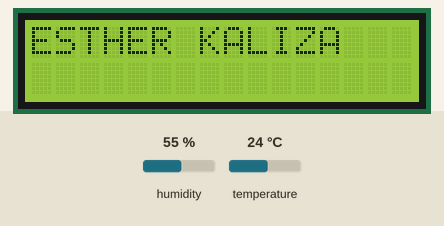
Bench run of a sketch on a simulated Arduino Uno, built with avr-gcc and run on an emulated ATmega328P. Shown: 16×2 character LCD. The test bench sets the inputs (shaded band); at power-on: humidity 55 %, temperature 24 °C. What the sketch prints to the serial monitor is not drawn.

Above: at 1.2 s.
1.3 s: humidity set to 22 %
At 2.4 s:
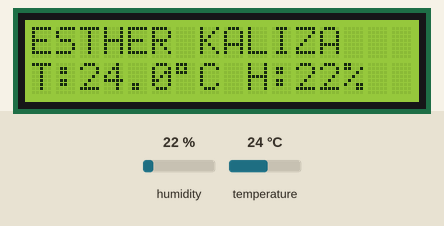
6.6 s: temperature set to 12 °C
At 10.9 s:
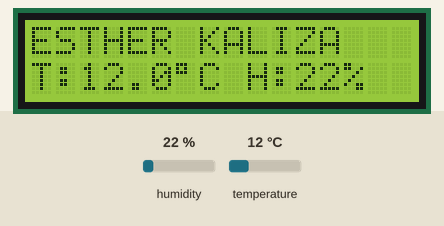
11.9 s: humidity set to 40 %
At 15.1 s:
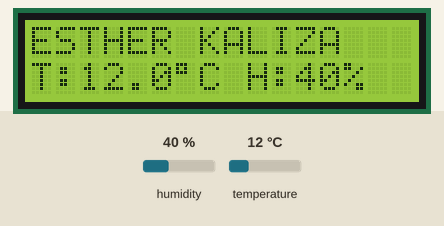
17.2 s: temperature set to 19 °C
At 19.4 s:
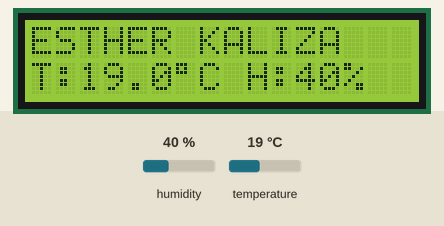
Timing chart, 0 to 20.9 s (numbered marks = the images above; inputs shaded):
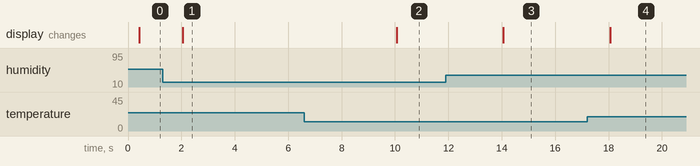

The sketch:

TemperatureSensor.ino
```cpp
#include <Wire.h>
#include <LiquidCrystal_I2C.h>
#include <DHT.h>

LiquidCrystal_I2C lcd(0x27, 16, 2);

// DHT setup
#define DHTPIN  A0     // change if needed
#define DHTTYPE DHT11    // or DHT22 if you're using that

DHT dht(DHTPIN, DHTTYPE);

// Your name
const char* candidateName = "ESTHER KALIZA";

// timing
unsigned long lastRead = 0;
unsigned long lastScroll = 0;
unsigned long lastSerial = 0;

const unsigned long readInterval = 2000;   // DHT needs slower reading
const unsigned long scrollInterval = 400;
const unsigned long serialInterval = 2000;

float currentTemp = 0;
float currentHum = 0;

int scrollPos = 0;

void setup() {
  lcd.init();
  lcd.backlight();

  Serial.begin(9600);

  dht.begin();

  lcd.clear();
}

void loop() {
  unsigned long now = millis();

  // 🌡️ Read DHT sensor
  if (now - lastRead >= readInterval) {
    lastRead = now;

    float temp = dht.readTemperature();
    float hum = dht.readHumidity();

    // check if reading failed
    if (isnan(temp) || isnan(hum)) {
      lcd.setCursor(0, 1);
      lcd.print("Sensor Error   ");
      return;
    }

    currentTemp = temp;
    currentHum = hum;

    // display temperature
    lcd.setCursor(0, 1);
    lcd.print("T:");
    lcd.print(currentTemp, 1);
    lcd.print((char)223);
    lcd.print("C ");

    lcd.print("H:");
    lcd.print(currentHum, 0);
    lcd.print("%   ");
  }

  // 🔁 scroll name
  if (now - lastScroll >= scrollInterval) {
    lastScroll = now;
    displayName();
  }

  // 📡 send to serial (for your frontend)
  if (now - lastSerial >= serialInterval) {
    lastSerial = now;

    Serial.print("TEMP:");
    Serial.print(currentTemp, 1);
    Serial.print(",HUM:");
    Serial.println(currentHum, 1);
  }
}

// 📝 scrolling name function
void displayName() {
  String name = String(candidateName);

  lcd.setCursor(0, 0);

  if (name.length() <= 16) {
    lcd.print(name);
    for (int i = name.length(); i < 16; i++) lcd.print(" ");
    return;
  }

  String scrollText = name + "   ";
  String window = "";

  for (int i = 0; i < 16; i++) {
    window += scrollText[(scrollPos + i) % scrollText.length()];
  }

  lcd.print(window);

  scrollPos++;
  if (scrollPos >= scrollText.length()) scrollPos = 0;
}
```

Measured:
- after the input at 1.3 s, the display: changes after 0.76 s (image 1)
- after the input at 6.6 s, the display: changes after 3.5 s (image 2)
- after the input at 11.9 s, the display: changes after 2.2 s (image 3)
- after the input at 17.2 s, the display: changes after 0.86 s (image 4)
